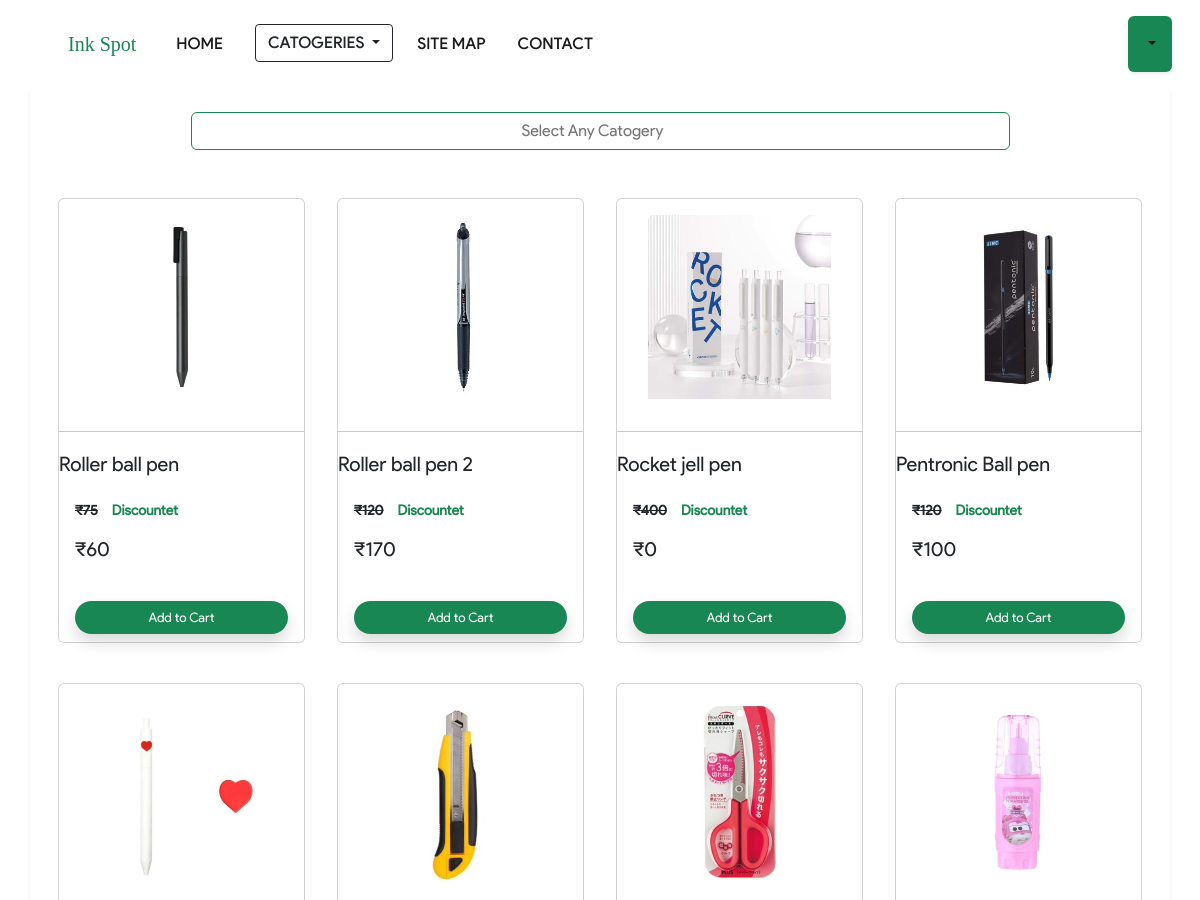
The app's page /product/ (upper part), older data.
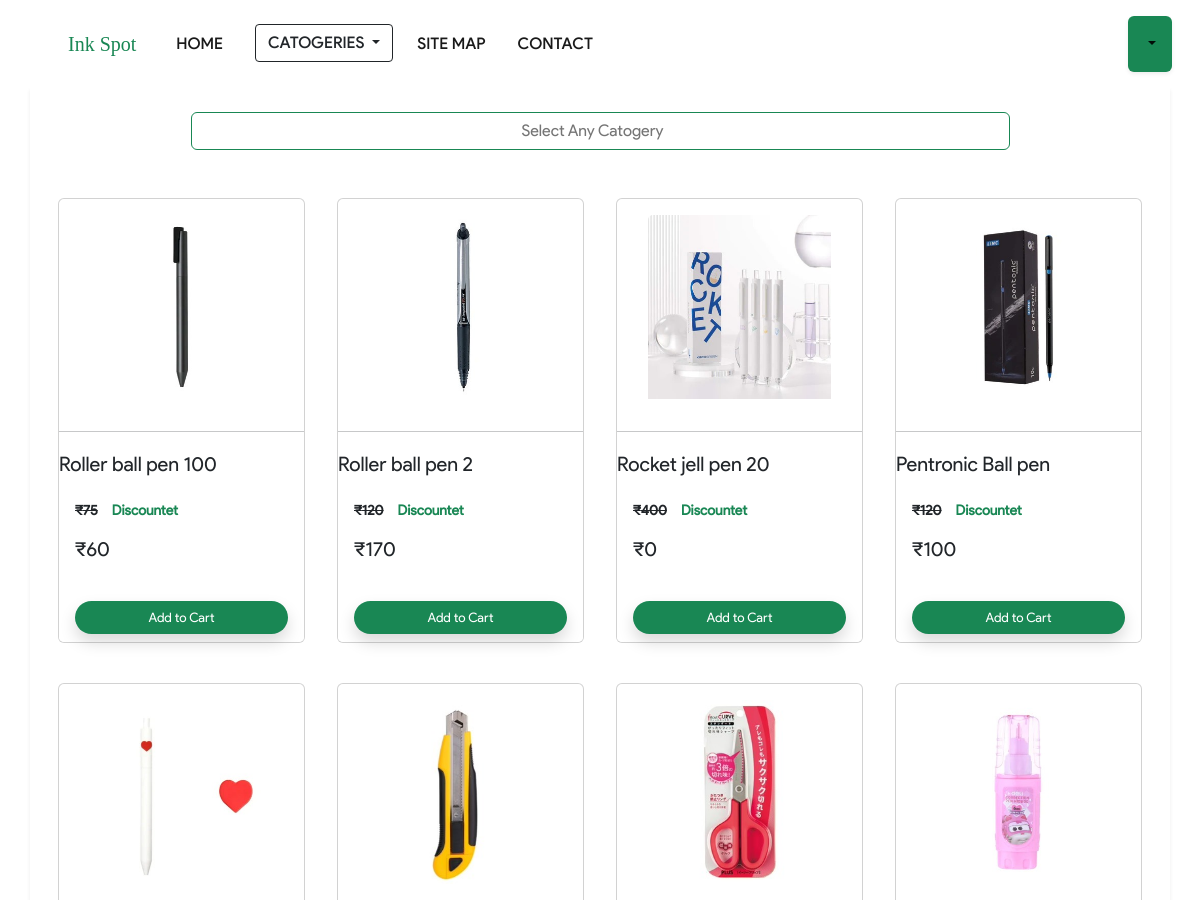
The same page, newer data.
### Ink_Spot/models/product.py (models this page shows, shortened)
class Product(models.Model):
    name = models.CharField(max_length=20)
    discount = models.CharField(max_length=10)
    price = models.IntegerField(default=0)
    desc = models.CharField(max_length=40)
    image = models.ImageField(upload_to="Uploads\product")
    categories = models.ForeignKey(Categories,on_delete=models.CASCADE, default=1)
    @staticmethod
    def get_all():
        return Product.objects.all()

### Ink_Spot/views.py (the view, shortened to what this page needs)
# urls.py: path('product/',product,name='product'),
def product(request):
    if request.method == "GET":
        cart = request.POST.get('cart')
        if cart:
            request.session.get('cart').clear()
    cart = request.session.get('cart')
    if not cart:
        request.session.cart = {}
    product = None
    cat = Categories.all_catogaries()
    categoryID = request.GET.get('categories')
    if categoryID:
        product = Product.get_all_filter(categoryID)
    else:
        product = Product.get_all()
    user_profile = (request.session.get('name'))
    login_button = None
    if user_profile:
        login_button = None
    else:
        login_button = "Login"
    data = {}
    data['product'] = product
    data['catogereis'] = cat
    data['user'] = user_profile
    data['login']= login_button
    return render(request, 'product.html',data)

### Ink_Spot/models/categories.py (called while the page is built)
    @staticmethod
    def all_catogaries():
        return Categories.objects.all()

### Ink_Spot/templatetags/cart.py (called while the page is built)
@register.filter(name='check_cart')
def check_cart(product , cart):
    keys = cart.keys()
    for id in keys:
        if int(id) == product.id:
            return True
    return False

### templates/product.html (shortened to what this page needs)
{% extends 'base.html' %}
{% block content %}
  {% load cart %}
<div class="container bg-white bg-opacity-25 shadow-sm d-fluid ">
    <div class="contain text-center w-max ">
      <div class="row mx-auto "   >
        <div class="dropdown text-center mb-3">
          <input placeholder="Select Any Catogery" type="search" class="btn bg-white border-success btn-primary mb-3 mt-4 rounded w-75  dropdown-toggle" type="button" data-bs-toggle="dropdown" aria-expanded="false" style="border-radius:1px;">
        </div>
       </div>
    </div>
    <div class="container  ">
      <div class="row">
            {% for i in product %}
            <div class=" col-lg-3 col-6 mb-0 p-1 p-sm-3 ">
              <div class="mb-2 card " id="{{i.id}}" width="8rem"  >
                <img src="{{i.image.url}}" class="card-img-top mx-auto m-0 p-0 m-3 img-fluid  w-75" alt="..." >
               <hr class="p-0">
               <h5 class="  card-title  mt-1 ">{{i.name}}</h5>
                <div class="card-body ">
                    <p class="small"><del><strong><span>&#8377;</span>{{i.discount}}</del></strong>&emsp;<b class="text-success">Discountet</b></p>
                    <p class="small">
                      <h5><span>&#8377;</span>{{i.price}}&emsp;<del class=" disabled text-secondary">
                    </p>
                </div>
                <div class="card-footer border-0 border bg-white  ">
                  {% if i|check_cart:request.session.cart %}
                  <div class="row no-gutters p-0" >
                    <form action="/product/#{{i.id}}" class="col-2 p-0" method="post">
                      {% csrf_token %}
                      <input name="product" hidden type="text" value='{{i.id}}' />
                      <input type="text" hidden name="remove"  value="true">
                      <input type="submit"  value="-" class=" btn  w-50 btn-success text-white" style="font-family: Impact, Haettenschweiler, 'Arial Narrow Bold', sans-serif;">
                    </form>
                    <div class="text-center col pt-2 "><stronge>{{i|check_count:request.session.cart }}</stronge></div>
                    <form action="/product/#{{i.id}}" class="col-2 p-0" method="post">
                      {% csrf_token %}
                      <input name="product" hidden type="text" value='{{i.id}}' />
                      <input type="submit" value="+" class=" btn  w-50  text-center btn-success text-white" style="font-family: Impact, Haettenschweiler, 'Arial Narrow Bold', sans-serif;">
                      </form>
                    </div>
                  {% else %}
                  <form action="/product/#{{i.id}}" method="POST" class="btn-block p-0">
                  <input type="submit"  class="btn  border-rounded bg-success border-opacity-75  rounded-5 shadow  w-100 text-white" name="cart" style="height:2rem;font-size: small;height: auto; "  value="Add to Cart" />
                  </form>
                    {% endif %}
                </div>
           </div>
          </div>
           {% endfor %}
      </div>
      </div>
     </div>
{% endblock %}

Row changes from the older to the newer data that the page shows:
changed Product: name "Roller ball pen" → "Roller ball pen 100"
changed Product: name "Rocket jell pen" → "Rocket jell pen 20"
